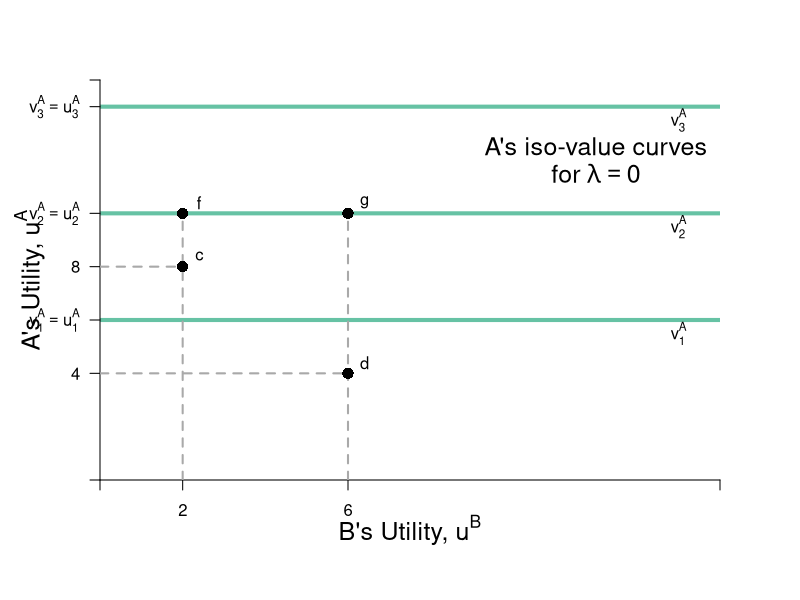

Generate this figure with R:
#Graph Designer: Simon Halliday
#Authors: Bowles, Foley and Halliday
#Title: Coordination, Conflict and Competition: A Text in Microeconomics

require(shape)
pdf(file = "bfh-textbook/constrained_optimization/constrained_optimization_hg_selfish.pdf", width = 9, height = 7)

#Set parameters for graphics
axislabelsize <- 1.5

indiffcurveHG <- function(x, v = 10, lambda = 1) {
  (v) - lambda * x
}


COL <- c("#7fc97f", "#beaed4", "#fdc086", "#ffff99")
COLA <- c("#99d8c9","#66c2a4","#41ae76", "#238b45", "#005824")
par(mar =  c(6, 5, 4, 4))
xlims <- c(0, 15)
ylims <- c(0, 15)

plot(0, 0, xlim = xlims, ylim = ylims, type = "n",
     xlab = "",
     ylab = "", 
     xaxt = "n", 
     yaxt = "n", 
     cex.lab = axislabelsize, 
     bty = "n",
     xaxs="i", 
     yaxs="i")


npts <- 500 
npts2 <- 501

#Specify the sequences of points for graphing. 
xx1 <- seq(xlims[1], xlims[2], length.out = npts)

#Draw the lines for the graphs
lines(xx1, indiffcurveHG(xx1, v = 10 - 4, lambda = 0), col = COLA[2], lwd = 4)
lines(xx1, indiffcurveHG(xx1, v = 10, lambda = 0), col = COLA[2], lwd = 4)
lines(xx1, indiffcurveHG(xx1, v = 10 + 4, lambda = 0), col = COLA[2], lwd = 4)

#Customize ticks and labels for the plot
ticksy <- c(ylims[1], 4, 6, 8, 10, 14, ylims[2])
ylabels <- c(NA, 4, expression(paste(v[1]^A == u[1]^A)), 8, expression(paste(v[2]^A == u[2]^A)), expression(paste(v[3]^A == u[3]^A)), NA)
ticksx <- c(xlims[1], 2, 6, xlims[2])
xlabels <- c(NA, 2, 6, NA)
# 
# ticksy <- seq(from = ylims[1], to = ylims[2], by = 2)
# ylabels <- seq(from = ylims[1], to = ylims[2], by = 2)
# ticksx <- seq(from = xlims[1], to = xlims[2], by = 2)
# xlabels <- seq(from = xlims[1], to = xlims[2], by = 2)

#Set up axes based on ticks and labels
axis(1, at = ticksx, pos = 0, labels = xlabels)
axis(2, at = ticksy, pos = 0, labels = ylabels, las = 1)

mtext(expression(paste("B's Utility, ", u^B)), side=1, line = 2.5, cex = axislabelsize)
text(-1.7, 0.5*(ylims[2]), expression(paste("A's Utility, ", u^A)), xpd = TRUE, cex = axislabelsize, srt = 90) 



#Add arrows:
#arrows(-0.9, 10.5, -0.9, 14, xpd = TRUE, length=0.1,angle=40,lwd=3)
#arrows(6.2, -1.6, 9, -1.6, xpd = TRUE, length=0.1,angle=40,lwd=3)

#Annotation of the three graphs
text(14, 5.5, expression(v[1]^A))
text(14, 9.5, expression(v[2]^A))
text(14, 13.5, expression(v[3]^A))


#Lines to label 2 points
segments(0, 8, 2, 8, lty = 2, col = "darkgray", lwd = 2)
segments(2, 0, 2, 10, lty = 2, col = "darkgray", lwd = 2)
segments(0, 4, 6, 4, lty = 2, col = "darkgray", lwd = 2)
segments(6, 0, 6, 10, lty = 2, col = "darkgray", lwd = 2)

#Annotate 4 points
#c and d
points(2, 8, pch = 16, col = "black", cex = 1.5)
text(2.4, 8.4, expression(c))
points(6, 4, pch = 16, col = "black", cex = 1.5)
text(6.4, 4.4, expression(d))

#f and g
points(2, 10, pch = 16, col = "black", cex = 1.5)
text(2.4, 10.4, expression(f))
points(6, 10, pch = 16, col = "black", cex = 1.5)
text(6.4, 10.4, expression(g))

#Mention lambda
text(12, 12.5, expression("A's iso-value curves"), cex = axislabelsize)
text(12, 11.5, expression(paste("for ", lambda == 0)), cex = axislabelsize)




dev.off()
